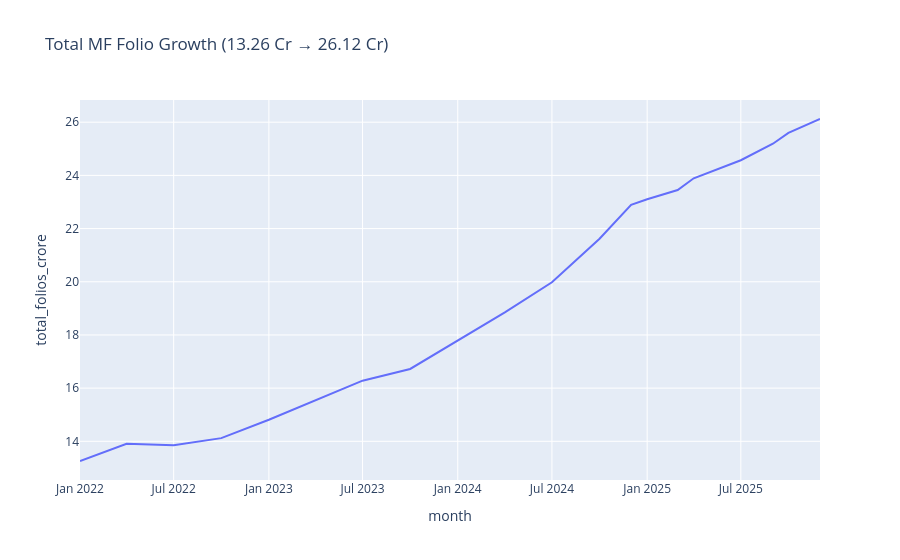

The code cell stored with this chart in its notebook:
### Markdown cell above
## *Folio count growth - line chart*

### Code cell
folio['month'] = pd.to_datetime(folio['month'], format='%Y-%m')

fig = px.line(folio, x='month', y='total_folios_crore',
              title='Total MF Folio Growth (13.26 Cr → 26.12 Cr)')
fig.write_image("folio_growth.png")
fig.show()

### Figure 1 — Plotly figure (JSON) as saved in the notebook; plotly's stock layout.template omitted (floating-point values rounded to 4 significant figures)
{"data": [{"hovertemplate": "month=%{x}<br>total_folios_crore=%{y}<extra></extra>", "legendgroup": "", "line": {"color": "#636efa", "dash": "solid"}, "marker": {"symbol": "circle"}, "mode": "lines", "name": "", "orientation": "v", "showlegend": false, "type": "scatter", "x": ["2022-01-01T00:00:00", "2022-04-01T00:00:00", "2022-07-01T00:00:00", "2022-10-01T00:00:00", "2023-01-01T00:00:00", "2023-04-01T00:00:00", "2023-07-01T00:00:00", "2023-10-01T00:00:00", "2024-01-01T00:00:00", "2024-04-01T00:00:00", "2024-07-01T00:00:00", "2024-10-01T00:00:00", "2024-12-01T00:00:00", "2025-01-01T00:00:00", "2025-03-01T00:00:00", "2025-04-01T00:00:00", "2025-07-01T00:00:00", "2025-08-01T00:00:00", "2025-09-01T00:00:00", "2025-10-01T00:00:00", "2025-12-01T00:00:00"], "xaxis": "x", "y": [13.26, 13.91, 13.85, 14.12, 14.81, 15.54, 16.28, 16.72, 17.78, 18.85, 19.98, 21.62, 22.89, 23.1, 23.45, 23.89, 24.57, 24.89, 25.19, 25.6, 26.12], "yaxis": "y"}], "layout": {"legend": {"tracegroupgap": 0}, "title": {"text": "Total MF Folio Growth (13.26 Cr → 26.12 Cr)"}, "xaxis": {"anchor": "y", "domain": [0, 1], "title": {"text": "month"}}, "yaxis": {"anchor": "x", "domain": [0, 1], "title": {"text": "total_folios_crore"}}}}
